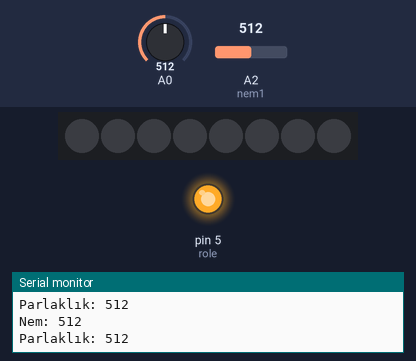
Recording of a sketch running on a simulated Arduino Uno, built with avr-gcc and run on an emulated ATmega328P. Parts: 8 RGB LEDs in strip order, left to right, output pins drawn as LEDs (lit = HIGH), the last lines printed to the serial monitor. Inputs (shaded band) come from the test bench; at power-on: A0 = 512, A2 (nem1) = 512.

Above: at 1.8 s.
1.9 s: A0 set to 166
3.4 s: A0 set to 140
At 4.8 s:
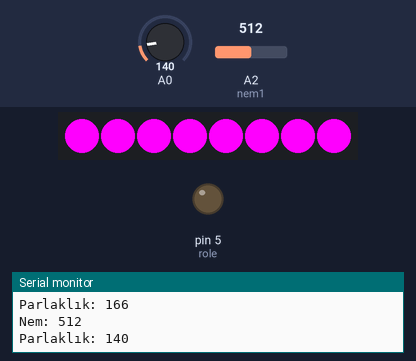
5.5 s: A2 (nem1) set to 155
9.6 s: A2 (nem1) set to 130
At 10.8 s:
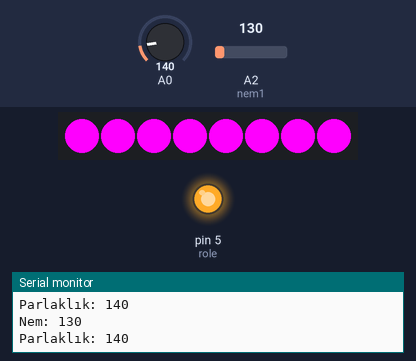
11.1 s: A2 (nem1) set to 165
12.8 s: A2 (nem1) set to 193
At 13.6 s:
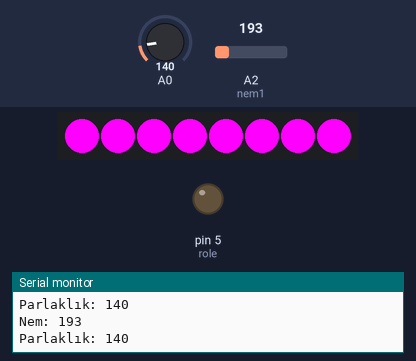
Timing chart, 0 to 15.3 s (numbered marks = the images above; inputs shaded):
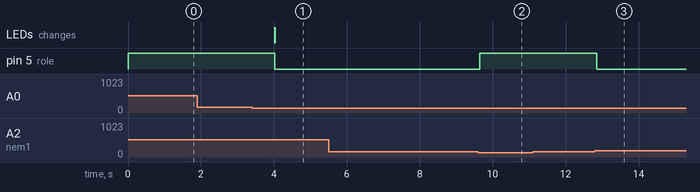

The sketch:

garden-automation.ino
```cpp
#define nem1 A2

int sensor1;

#define role 5

#include <Adafruit_NeoPixel.h>
#define led_pin 7
#define pixels 8
Adafruit_NeoPixel led = Adafruit_NeoPixel(pixels, led_pin, NEO_GRB + NEO_KHZ800);

int parlaklik;

int sayac;

void setup() {
led.begin();
pinMode(role,OUTPUT);
digitalWrite(role,HIGH);
sayac=0;
Serial.begin(9600);
}

void loop() {
  // put your main code here, to run repeatedly:
sensor1 = analogRead(nem1);
Serial.print("Nem: ");
Serial.println(sensor1);
parlaklik = analogRead(A0);
Serial.print("Parlaklık: ");
Serial.println(parlaklik);

if(parlaklik<150){
  for(int i=0; i<pixels; i++)
  {
    led.setPixelColor(i, led.Color(250,0,250));
    led.show();  //ledleri yak
  }
  if(sensor1<=140){
    digitalWrite(role,HIGH);
    delay(1000);
    sayac=0;
  }
   if(sensor1>=180){
    digitalWrite(role,LOW);
    delay(1000);
    sayac=1;
  }
}

if(parlaklik>150){
  for(int i=0; i<pixels; i++)
  {
    led.setPixelColor(i, led.Color(0,0,0));
    led.show();  //ledleri yak
  }
  if(sayac==1){
    digitalWrite(role,HIGH);
  }

 delay(1000);
}

}
```

Measured:
- the behaviour switches between 150 and 149 on A0 (found by bisection; images 0 and 1)
- the behaviour switches between 141 and 140 on A2 (nem1) (found by bisection; images 1 and 2)
- the behaviour switches between 179 and 180 on A2 (nem1) (found by bisection; images 2 and 3)
- after the input at 3.4 s, pin 5 (role): HIGH → LOW after 0.62 s; the LEDs: change after 0.62 s (image 1)
- after the input at 9.6 s, pin 5 (role): LOW → HIGH at once
- after the input at 12.8 s, pin 5 (role): HIGH → LOW after 0.05 s
